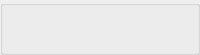
                           <widget class="QGroupBox" name="groupBox_12">
                            <property name="maximumSize">
                             <size>
                              <width>16777215</width>
                              <height>55</height>
                             </size>
                            </property>
                            <property name="title">
                             <string/>
                            </property>
                            <layout class="QHBoxLayout" name="horizontalLayout_33">
                             <property name="leftMargin">
                              <number>0</number>
                             </property>
                             <property name="topMargin">
                              <number>0</number>
                             </property>
                             <property name="rightMargin">
                              <number>0</number>
                             </property>
                             <property name="bottomMargin">
                              <number>0</number>
                             </property>
                             <item>
                              <widget class="QPushButton" name="joinStick">
                               <property name="minimumSize">
                                <size>
                                 <width>25</width>
                                 <height>25</height>
                                </size>
                               </property>
                               <property name="maximumSize">
                                <size>
                                 <width>50</width>
                                 <height>50</height>
                                </size>
                               </property>
                               <property name="toolTip">
                                <string>&lt;html&gt;&lt;head/&gt;&lt;body&gt;&lt;p&gt;Weld:&lt;/p&gt;&lt;p&gt;merge the currently selected stick and its parent stick together&lt;/p&gt;&lt;/body&gt;&lt;/html&gt;</string>
                               </property>
                               <property name="styleSheet">
                                <string notr="true">QPushButton {
    qproperty-icon: url(&quot; &quot;); /* empty image */
    qproperty-iconSize: 16px 16px; /* space for the background image */
    image: url(:/resources/welder_00001.png);
    width: 50px;
    height: 50px;
    background-repeat: no-repeat;
	border: 0px solid #5A5A5A;
}
QPushButton:hover{
    image: url(:/resources/welder_00002.png);
    background-repeat: no-repeat;
	background-color: rgb(25, 25, 25)
}
QPushButton:pressed{
    image: url(:/resources/welder_00003.png);
    background-repeat: no-repeat;
}
</string>
                               </property>
                               <property name="text">
                                <string/>
                               </property>
                              </widget>
                             </item>
                             <item>
                              <widget class="QPushButton" name="displaceToolBtn">
                               <property name="minimumSize">
                                <size>
                                 <width>25</width>
                                 <height>25</height>
                                </size>
                               </property>
                               <property name="maximumSize">
                                <size>
                                 <width>50</width>
                                 <height>50</height>
                                </size>
                               </property>
                               <property name="toolTip">
                                <string>&lt;html&gt;&lt;head/&gt;&lt;body&gt;&lt;p&gt;Displace:&lt;/p&gt;&lt;p&gt;select a stick, then drag it or its centre square to move its shape, and drag the round knob to turn it about its centre. The skeleton stays put: this edits the stick's Stick Transform.&lt;/p&gt;&lt;/body&gt;&lt;/html&gt;</string>
                               </property>
                               <property name="styleSheet">
                                <string notr="true">QPushButton {
    qproperty-icon: url(&quot; &quot;); /* empty image */
    qproperty-iconSize: 16px 16px; /* space for the background image */
    image: url(:/resources/displace_00001.png);
    width: 50px;
    height: 50px;
    background-repeat: no-repeat;
	border: 0px solid #5A5A5A;
}
QPushButton:hover{
    image: url(:/resources/displace_00002.png);
    background-repeat: no-repeat;
	background-color: rgb(25, 25, 25)
}
QPushButton:pressed{
    image: url(:/resources/displace_00003.png);
    background-repeat: no-repeat;
}
</string>
                               </property>
                               <property name="text">
                                <string/>
                               </property>
                              </widget>
                             </item>
                             <item>
                              <widget class="QPushButton" name="splitStick">
                               <property name="minimumSize">
                                <size>
                                 <width>25</width>
                                 <height>25</height>
                                </size>
                               </property>
                               <property name="maximumSize">
                                <size>
                                 <width>50</width>
                                 <height>50</height>
                                </size>
                               </property>
                               <property name="toolTip">
                                <string>&lt;html&gt;&lt;head/&gt;&lt;body&gt;&lt;p&gt;Chop:&lt;/p&gt;&lt;p&gt;Divide the current stick into two halves&lt;/p&gt;&lt;/body&gt;&lt;/html&gt;</string>
                               </property>
                               <property name="styleSheet">
                                <string notr="true">QPushButton {
    qproperty-icon: url(&quot; &quot;); /* empty image */
    qproperty-iconSize: 16px 16px; /* space for the background image */
    image: url(:/resources/chopchop_00001.png);
    width: 50px;
    height: 50px;
    background-repeat: no-repeat;
	border: 0px solid #5A5A5A;
}
QPushButton:hover{
    image: url(:/resources/chopchop_00002.png);
    background-repeat: no-repeat;
	background-color: rgb(25, 25, 25)
}
QPushButton:pressed{
    image: url(:/resources/chopchop_00003.png);
    background-repeat: no-repeat;
}
</string>
                               </property>
                               <property name="text">
                                <string/>
                               </property>
                              </widget>
                             </item>
                            </layout>
                           </widget>
